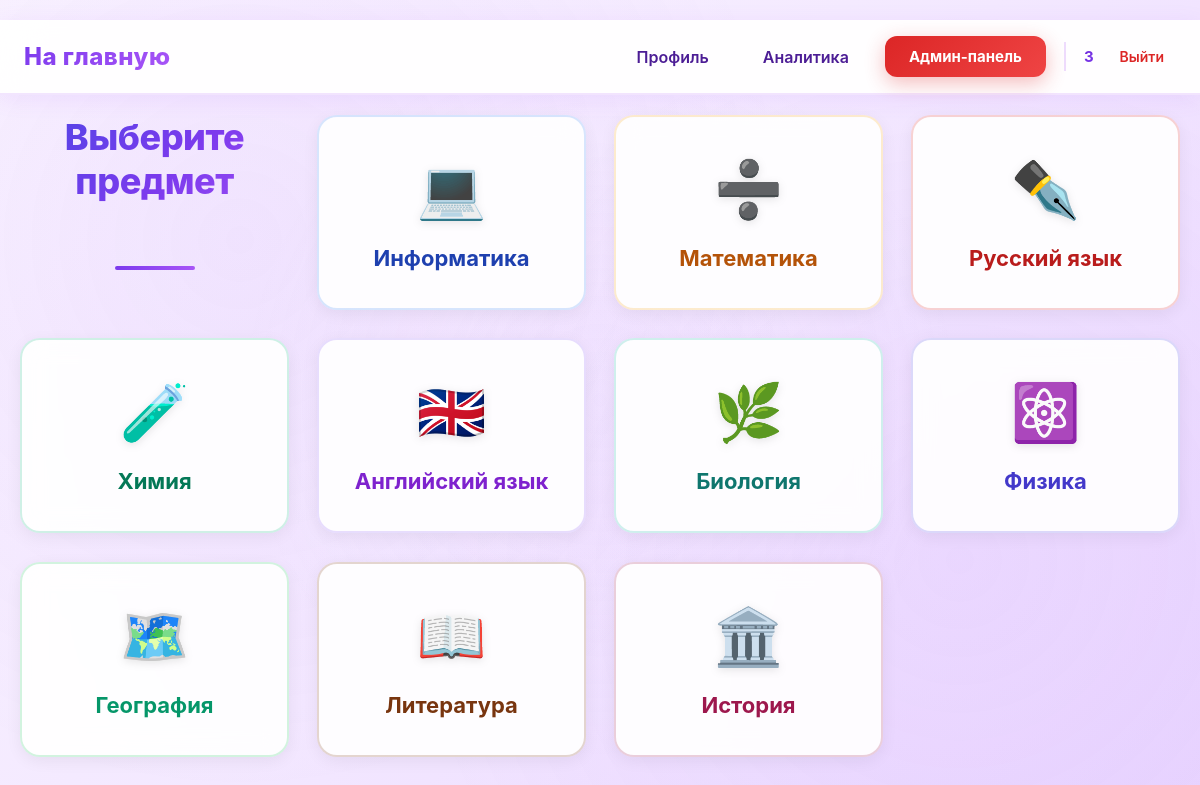
Page / (signed in) on the earlier database version.
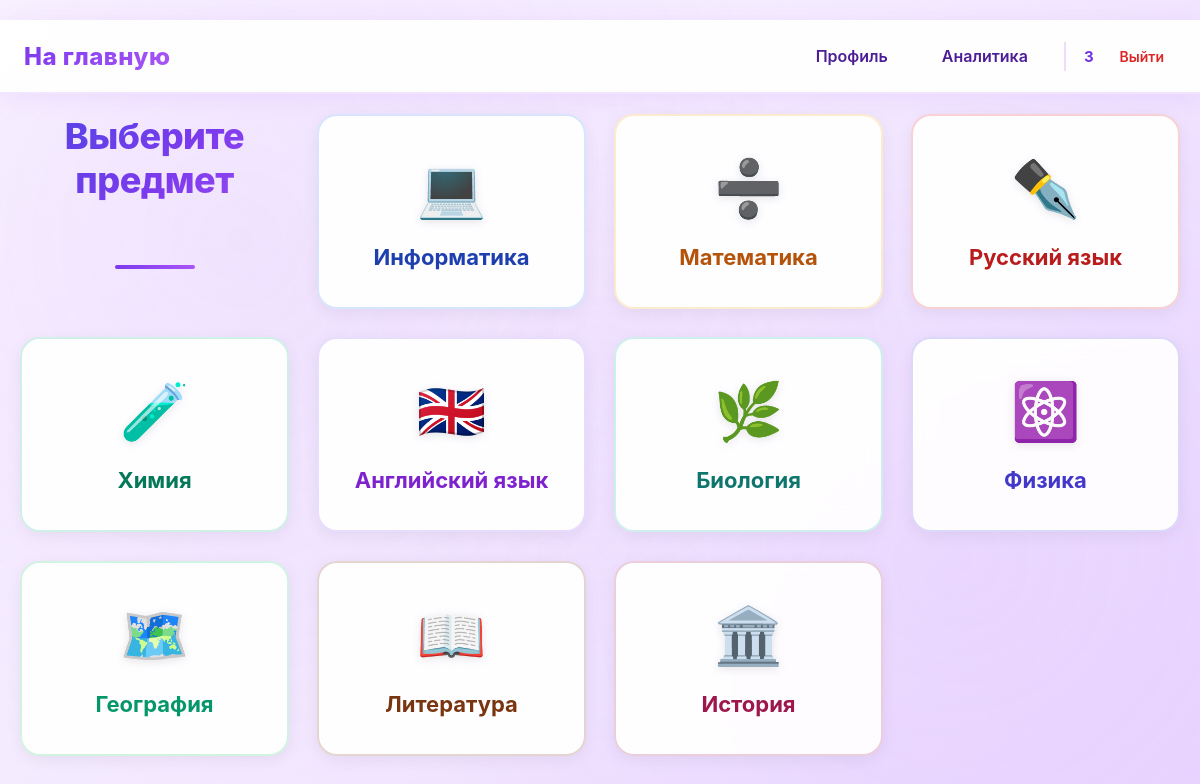
Same page on the later database version.
### main.py (the view)
@app.route("/")
@app.route("/<subject>/choice", methods=['GET', 'POST'])
def subject(subject='subject'):
    session['subject'] = 'subject'
    if subject != 'subject':
        session['subject'] = subject
        return redirect(f"/{subject}/")
    return render_template('subject.html', subject=subject)

### data/db_session.py (called while the page is built)
def create_session() -> Session:
    global __factory
    return __factory()

### main.py (called while the page is built)
@login_manager.user_loader
def load_user(user_id):
    db_sess = db_session.create_session()
    return db_sess.get(User, user_id)

### templates/subject.html (shortened to what this page needs)
{% extends "base.html" %}
{% block styles %}<link rel="stylesheet" href="{{ url_for('static', filename='subject.css') }}">{% endblock %}
{% block content %}
<h1>Выберите предмет</h1>
<a href="/информатика/">Информатика</a>
<a href="/математика/">Математика</a>
<a href="/русский язык/">Русский язык</a>
<a href="/химия/">Химия</a>
<a href="/английский язык/">Английский язык</a>
<a href="/биология/">Биология</a>
<a href="/физика/">Физика</a>
<a href="/география/">География</a>
<a href="/литература/">Литература</a>
<a href="/история/">История</a>
{% endblock %}

### templates/base.html (shortened to what this page needs)
﻿<!doctype html>
<html lang="ru">
<head>
    <link rel="stylesheet" href="{{ url_for('static', filename='base.css') }}">
    {% block styles %}{% endblock %}
</head>
<body>
<header class="site-header">
    <nav class="navbar">
        <div class="nav-left">
            {% if session.get('subject') and session.get('subject') != 'subject' %}
            <a class="logo" href="/{{ session.get('subject') }}/">На главную</a>
            {% else %}
            <a class="logo" href="/">На главную</a>
            {% endif %}
        </div>
        <div class="nav-right">
            {% if current_user.is_authenticated %}
                <a class="nav-link" href="/profile">Профиль</a>
                <a class="nav-link" href="/analytics">Аналитика</a>
                {% if current_user.admin %}
                    <a class="btn btn-admin" href="/admin">Админ-панель</a>
                {% endif %}
                <div class="user-menu">
                    <span class="username">{{ current_user.name }}</span>
                    <a class="logout" href="/logout">Выйти</a>
                </div>
            {% else %}
                <a class="btn btn-outline" href="/login">Войти</a>
                <a class="btn btn-primary" href="/register">Регистрация</a>
            {% endif %}
        </div>
    </nav>
</header>
<main class="page-content">
    {% block content %}{% endblock %}
</main>
</body>
</html>

Differences in the rows shown:
changed User: admin True → False (drawn)
Other differences:
text no longer shown: "Админ-панель"
